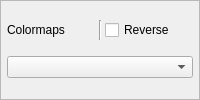
                 <widget class="QFrame" name="frame_4">
                  <property name="frameShape">
                   <enum>QFrame::StyledPanel</enum>
                  </property>
                  <property name="frameShadow">
                   <enum>QFrame::Raised</enum>
                  </property>
                  <layout class="QVBoxLayout" name="verticalLayout_40">
                   <property name="spacing">
                    <number>3</number>
                   </property>
                   <property name="leftMargin">
                    <number>6</number>
                   </property>
                   <property name="topMargin">
                    <number>6</number>
                   </property>
                   <property name="rightMargin">
                    <number>6</number>
                   </property>
                   <property name="bottomMargin">
                    <number>6</number>
                   </property>
                   <item>
                    <layout class="QHBoxLayout" name="horizontalLayout_34">
                     <property name="topMargin">
                      <number>0</number>
                     </property>
                     <item>
                      <widget class="QLabel" name="label_50">
                       <property name="font">
                        <font>
                         <weight>50</weight>
                         <bold>false</bold>
                        </font>
                       </property>
                       <property name="text">
                        <string>Colormaps</string>
                       </property>
                      </widget>
                     </item>
                     <item>
                      <widget class="Line" name="line_3">
                       <property name="orientation">
                        <enum>Qt::Vertical</enum>
                       </property>
                      </widget>
                     </item>
                     <item>
                      <widget class="QCheckBox" name="checkBox_color_reverse">
                       <property name="font">
                        <font>
                         <weight>50</weight>
                         <bold>false</bold>
                        </font>
                       </property>
                       <property name="text">
                        <string>Reverse</string>
                       </property>
                      </widget>
                     </item>
                    </layout>
                   </item>
                   <item>
                    <widget class="QComboBox" name="comboBox_colormaps"/>
                   </item>
                  </layout>
                 </widget>
